Frame 1 (no input): blank canvas, image omitted
Frame 60 (the mouse pressed at the canvas centre just before this capture): blank canvas, image omitted
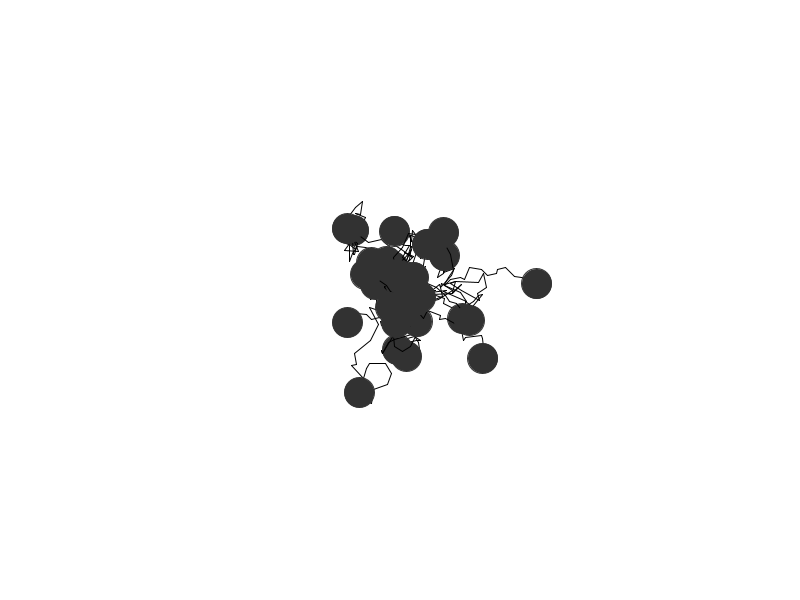
Frame 120 (the mouse held since frame 60 and released just before this capture)

The Processing sketch whose frames 1 and 60 were blank and that drew this single picture after the mouse press (run headless with seeded random() and noise(); from frame 60 on, the mouse is pressed at the canvas centre):

// Processing sketch: TrailWithLines
// ── TrailWithLines.pde
ArrayList<Mover> movers;
void setup() {
  size(800, 600);
  background(255);
  movers = new ArrayList<Mover>();
}

void draw() {
  background(255);
  
  if (mousePressed) {
    movers.add(new Mover(mouseX, mouseY));
  }
  
  if (movers.size() > 30) {
    movers.subList(0, 1).clear();
  }
  
  for (Mover m : movers) {
    m.update();
    m.display();
  }
}

// ── Mover.pde
class Mover {
  PVector location;
  PVector velocity;
  PVector acceleration;
  ArrayList<PVector> history;
  float xoff = 10;
  float yoff = 1000;
  
  Mover(float x_, float y_) {
    location = new PVector(x_, y_);
    velocity = new PVector(0, 0);
    acceleration = new PVector(0, 0);
    history = new ArrayList<PVector>();
  }
  
  void update() {
    xoff += 0.01;
    yoff += 0.05;
    
    // Noise
    //acceleration = new PVector(
    //  map(noise(xoff), 0, 1, -10, 10),
    //  map(noise(yoff), 0, 1, -10, 10)
    //);
    
    // Random
    acceleration = new PVector(
      random(-10, 10),
      random(-10, 10)
    );
    
    // Make the history locations jiggle a bit
    for (int i = 0; i < history.size(); i++) {
      history.get(i).x += random(-2, 2);
      history.get(i).y += random(-2, 2);
    }
    
    // Add current location to history
    history.add(new PVector(location.x, location.y));
    
    // Clear one history at a time if size is greater than 25
    if (history.size() > 25) {
      history.subList(0, 1).clear();
    }
    
    velocity.add(acceleration);
    location.add(velocity);
    velocity.limit(5);
  }
  
  void display() {
    for (int i = 0; i < history.size(); i++) {
      //noStroke();
      //fill(180, 50);
      //ellipse(history.get(i).x, history.get(i).y, 12, 12);
      if (i < history.size() - 1) {
        stroke(0);
        noFill();
        line(
          history.get(i).x,
          history.get(i).y,
          history.get(i+1).x,
          history.get(i+1).y
        );
      }
    }
    stroke(50);
    fill(50);
    ellipse(location.x, location.y, 30, 30);
  }
}
